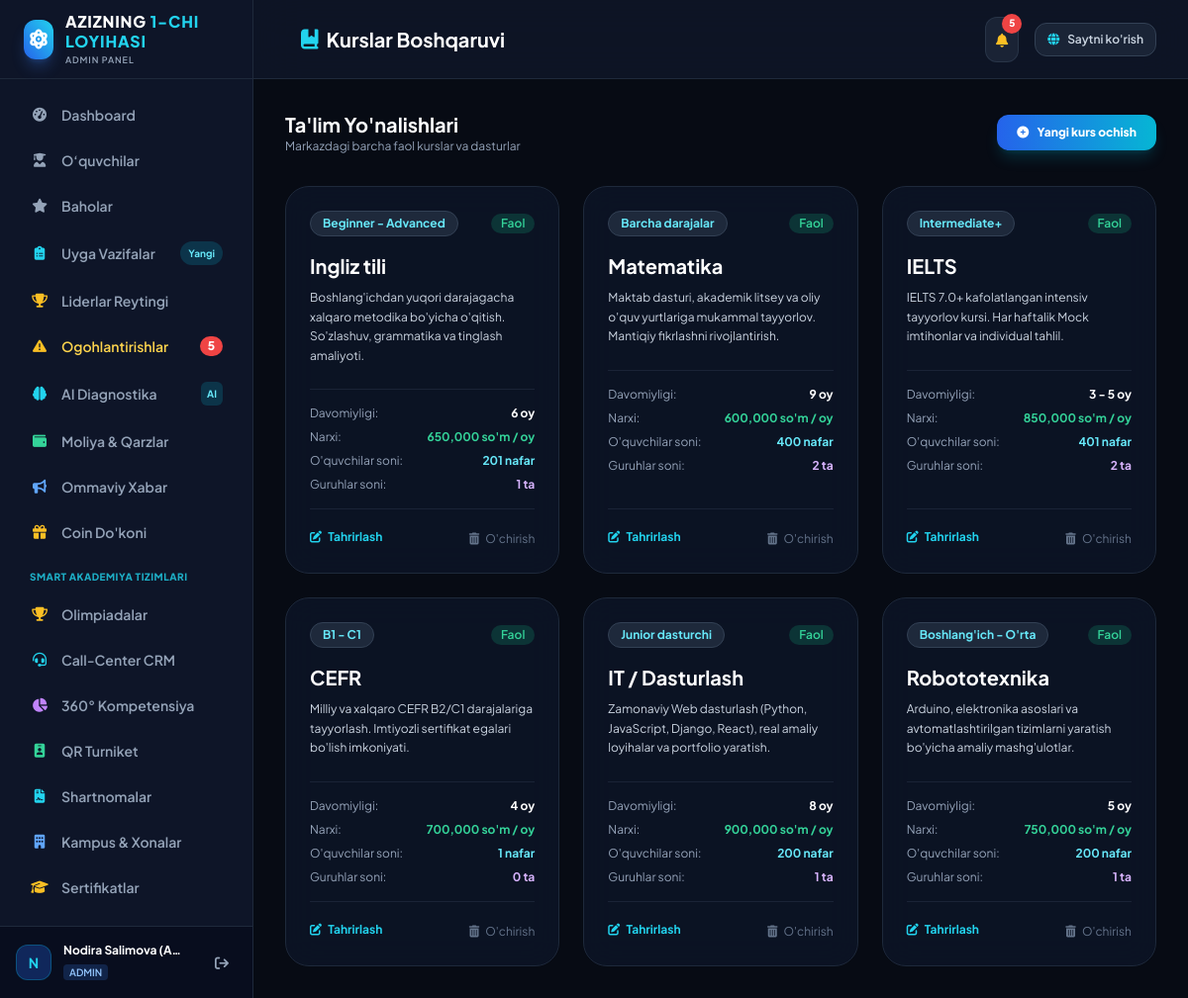
Page /admin/courses (signed in) on the committed database.
### tables this page shows
CREATE TABLE courses (
        id INTEGER PRIMARY KEY AUTOINCREMENT,
        title TEXT NOT NULL,
        slug TEXT UNIQUE NOT NULL,
        description TEXT NOT NULL,
        level TEXT NOT NULL,
        duration TEXT NOT NULL,
        price TEXT NOT NULL,
        icon TEXT DEFAULT 'book',
        color TEXT DEFAULT 'blue',
        active INTEGER DEFAULT 1,
        created_at TIMESTAMP DEFAULT CURRENT_TIMESTAMP
    );

### app.py (the view)
@app.route('/admin/courses')
@login_required
@role_required('superadmin', 'admin')
def admin_courses():
    conn = get_db_connection()
    cursor = conn.cursor()
    cursor.execute('''
    SELECT
        c.*,
        COUNT(DISTINCT s.id) as students_count,
        COUNT(DISTINCT gr.id) as groups_count
    FROM courses c
    LEFT JOIN students s ON c.id = s.course_id
    LEFT JOIN groups gr ON c.id = gr.course_id
    GROUP BY c.id
    ORDER BY c.id ASC
    ''')
    courses = [dict(r) for r in cursor.fetchall()]
    conn.close()
    return render_template('admin/courses.html', courses=courses)

### templates/admin/courses.html (shortened to what this page needs)
{% extends "admin/layout.html" %}
{% block page_title %}
    <i class="fas fa-book-bookmark text-cyan-400 mr-2"></i> Kurslar Boshqaruvi
{% endblock %}
{% block content %}
<div class="flex flex-col sm:flex-row sm:items-center justify-between gap-4 mb-8">
    <div>
        <h2 class="text-xl font-bold text-white">Ta'lim Yo'nalishlari</h2>
        <p class="text-xs text-slate-400">Markazdagi barcha faol kurslar va dasturlar</p>
    </div>
    {% if current_user.role in ['superadmin', 'admin'] %}
    <button onclick="openModal('add-course-modal')" class="px-5 py-2.5 rounded-xl bg-gradient-to-r from-blue-600 to-cyan-500 hover:from-blue-500 hover:to-cyan-400 text-white text-xs font-extrabold shadow-lg shadow-cyan-500/20 transition-all">
        <i class="fas fa-plus-circle mr-1.5"></i> Yangi kurs ochish
    </button>
    {% endif %}
</div>
<div class="grid grid-cols-1 md:grid-cols-2 lg:grid-cols-3 gap-6">
    {% for c in courses %}
    <div class="glass-panel p-6 rounded-3xl border border-slate-800 flex flex-col justify-between group">
        <div>
            <div class="flex items-center justify-between mb-4">
                <span class="text-xs font-bold px-3 py-1 rounded-full bg-slate-800 text-cyan-300 border border-slate-700">
                    {{ c.level }}
                </span>
                <span class="text-xs font-semibold px-2.5 py-0.5 rounded-full {% if c.active == 1 %}bg-emerald-500/20 text-emerald-400{% else %}bg-slate-700 text-slate-400{% endif %}">
                    {{ 'Faol' if c.active == 1 else 'To‘xtatilgan' }}
                </span>
            </div>
            <h3 class="text-xl font-bold text-white mb-2 group-hover:text-cyan-400 transition-colors">{{ c.title }}</h3>
            <p class="text-xs text-slate-300 leading-relaxed mb-6">{{ c.description }}</p>
            <div class="space-y-2 py-4 border-t border-slate-800/80 text-xs">
                <div class="flex justify-between">
                    <span class="text-slate-400">Davomiyligi:</span>
                    <span class="font-bold text-white">{{ c.duration }}</span>
                </div>
                <div class="flex justify-between">
                    <span class="text-slate-400">Narxi:</span>
                    <span class="font-bold text-emerald-400">{{ c.price }}</span>
                </div>
                <div class="flex justify-between">
                    <span class="text-slate-400">O'quvchilar soni:</span>
                    <span class="font-bold text-cyan-300">{{ c.students_count }} nafar</span>
                </div>
                <div class="flex justify-between">
                    <span class="text-slate-400">Guruhlar soni:</span>
                    <span class="font-bold text-purple-300">{{ c.groups_count }} ta</span>
                </div>
            </div>
        </div>
        {% if current_user.role in ['superadmin', 'admin'] %}
        <div class="pt-4 border-t border-slate-800/80 flex items-center justify-between">
            <button onclick="openEditCourse('{{ c.id }}', '{{ c.title }}', '{{ c.level }}', '{{ c.duration }}', '{{ c.price }}', '{{ c.description }}', '{{ c.active }}')" class="text-xs font-bold text-cyan-400 hover:text-cyan-300">
                <i class="fas fa-pen-to-square mr-1"></i> Tahrirlash
            </button>
            <form method="POST" action="{{ url_for('course_delete', id=c.id) }}" onsubmit="return confirm('Kursni o\'chirmoqchimisiz?');" class="inline">
                <button type="submit" class="text-xs text-slate-500 hover:text-red-400 transition-colors">
                    <i class="fas fa-trash-can mr-1"></i> O'chirish
                </button>
            </form>
        </div>
        {% endif %}
    </div>
    {% endfor %}
</div>
{% endblock %}

### rows in the picture
courses: level "Beginner - Advanced", active "Faol", title "Ingliz tili", description "Boshlang'ichdan yuqori darajagacha xalqaro metodika bo'yicha o'qitish. So'zlashuv, grammatika va tinglash amaliyoti.", duration "6 oy", price "650,000 so'm / oy", students_count "201", groups_count "1"
courses: level "Barcha darajalar", active "Faol", title "Matematika", description "Maktab dasturi, akademik litsey va oliy o'quv yurtlariga mukammal tayyorlov. Mantiqiy fikrlashni rivojlantirish.", duration "9 oy", price "600,000 so'm / oy", students_count "400", groups_count "2"
courses: level "Intermediate+", active "Faol", title "IELTS", description "IELTS 7.0+ kafolatlangan intensiv tayyorlov kursi. Har haftalik Mock imtihonlar va individual tahlil.", duration "3 - 5 oy", price "850,000 so'm / oy", students_count "401", groups_count "2"
courses: level "B1 - C1", active "Faol", title "CEFR", description "Milliy va xalqaro CEFR B2/C1 darajalariga tayyorlash. Imtiyozli sertifikat egalari bo'lish imkoniyati.", duration "4 oy", price "700,000 so'm / oy", students_count "1", groups_count "0"
courses: level "Junior dasturchi", active "Faol", title "IT / Dasturlash", description "Zamonaviy Web dasturlash (Python, JavaScript, Django, React), real amaliy loyihalar va portfolio yaratish.", duration "8 oy", price "900,000 so'm / oy", students_count "200", groups_count "1"
courses: level "Boshlang'ich - O'rta", active "Faol", title "Robototexnika", description "Arduino, elektronika asoslari va avtomatlashtirilgan tizimlarni yaratish bo'yicha amaliy mashg'ulotlar.", duration "5 oy", price "750,000 so'm / oy", students_count "200", groups_count "1"

### other values in the picture
{{ unresolved_warnings_count }} "5"
{{ current_user.full_name[:1] }} "N"
{{ current_user.full_name }} "Nodira Salimova (A…"
{{ current_user.role }} "ADMIN"
